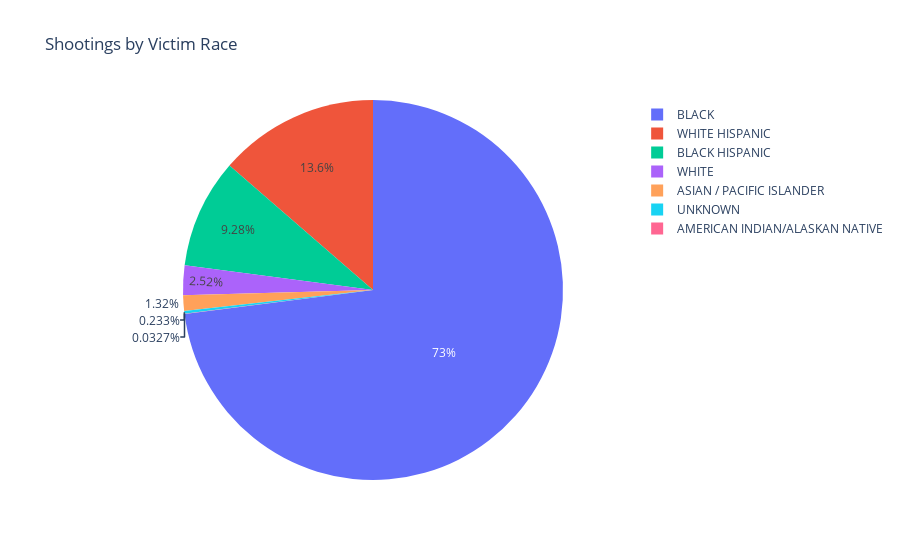

Notebook cell for this chart:
### Code cell
# Create a pie chart
fig = px.pie(df4, values='shooting_num', names='vic_race', 
             labels={'shooting_num': 'Number of Shootings', 'vic_race': 'Victim Race'},
             title='Shootings by Victim Race')
fig.show()
# Save the figure as an HTML file
fig.write_html("race_pie_chart.html")

### Figure 1 — Plotly figure (JSON) as saved in the notebook; plotly's stock layout.template omitted (floating-point values rounded to 4 significant figures)
{"data": [{"domain": {"x": [0, 1], "y": [0, 1]}, "hovertemplate": "Victim Race=%{label}<br>Number of Shootings=%{value}<extra></extra>", "labels": ["BLACK", "WHITE HISPANIC", "BLACK HISPANIC", "WHITE", "ASIAN / PACIFIC ISLANDER", "UNKNOWN", "AMERICAN INDIAN/ALASKAN NATIVE"], "legendgroup": "", "name": "", "showlegend": true, "type": "pie", "values": [15632, 2920, 1988, 540, 283, 50, 7]}], "layout": {"legend": {"tracegroupgap": 0}, "title": {"text": "Shootings by Victim Race"}}}
